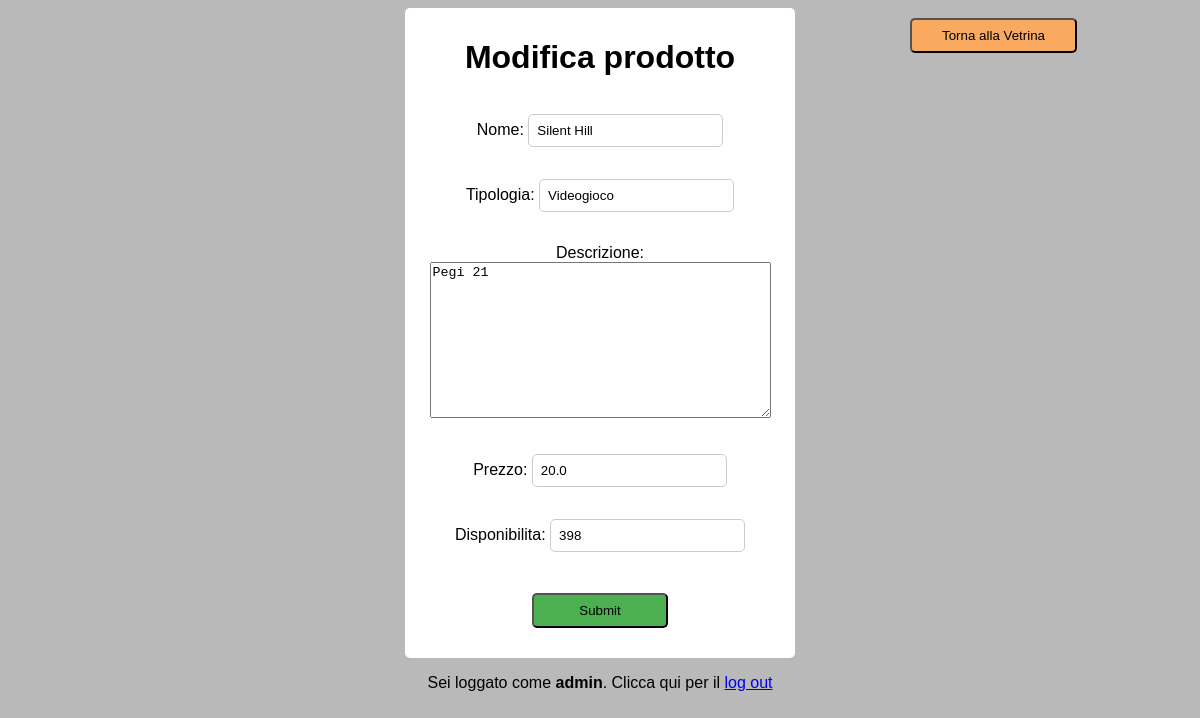
The app's page /modifica_prodotto/1/ (signed in) with its own data.
### utente/models.py (models this page shows, shortened)
class Prodotto(models.Model):
    pezzi_venduti = models.PositiveIntegerField(default=0)
    disponibilita = models.PositiveIntegerField(default=100)
    nome = models.CharField(max_length=30, unique=True)
    codice_seriale = models.IntegerField(unique=True, default=0, primary_key=True)
    tipologia = models.CharField(max_length=30)
    descrizione = models.TextField(default="")
    prezzo = models.FloatField(default=0.0, validators=[MinValueValidator(0)])
    vetrina = models.ForeignKey(Vetrina, on_delete=models.PROTECT, null=True, default="Vetrina")
    resoconto_vendite = models.ForeignKey(ResocontoVendite, on_delete=models.PROTECT, null=True, default="Resoconto")
    class Meta:
        verbose_name_plural = "Prodotti"

class Utente(AbstractUser):
    email = models.EmailField(max_length=30, unique=True)
    class Meta:
        verbose_name_plural = "Utenti"

### vetrine/views.py (the view)
# urls.py: path('modifica_prodotto/<int:codice_seriale>/', vetrine.views.modifica_prodotto_view, name='modifica_prodotto'),
@login_required
@user_passes_test(lambda u: u.is_superuser)
def modifica_prodotto_view(request, codice_seriale):
    prodotto = get_object_or_404(Prodotto, codice_seriale=codice_seriale)
    if request.method == 'POST':
        form = ModificaProdottoForm(request.POST, instance=prodotto)
        if form.is_valid():
            form.save()
            return redirect('vetrina_amministratore')
    else:
        form = ModificaProdottoForm(initial={
            'nome': prodotto.nome,
            'tipologia': prodotto.tipologia,
            'descrizione': prodotto.descrizione,
            'prezzo': prodotto.prezzo,
            'disponibilita': prodotto.disponibilita,
        }, instance=prodotto)
    return render(request, 'prodotti/modificaProdotto.html', {'form_modifica_prodotto': form})

### vetrine/forms/forms_prodotti.py
class ModificaProdottoForm(forms.ModelForm):
    class Meta:
        model = Prodotto
        fields = ["nome", "tipologia", "descrizione", "prezzo", "disponibilita"]

### templates/prodotti/modificaProdotto.html (shortened to what this page needs)
{% extends 'base.html' %}
{% load static %}
{% block head %}
    <head>
        <link rel="stylesheet" href="{% static 'css/modificaProd.css' %}">
    </head>
{% endblock head %}
    {% block content %}
        <div>
            <button class="fakeButton fake1" onclick="window.location.href='{% url 'vetrina_amministratore' %}'">Torna alla Vetrina</button>
        </div>
        <div class="centerPage">
            <div class="containerModifica">
                <h1>Modifica prodotto</h1>
                <form class="form-modifica" method="post">
                    {{ form_modifica_prodotto.as_p }}
                    <button id="modify_button" type="submit" >Submit</button>
                </form>
            </div>
        </div>
    {% endblock content %}

### templates/base.html (shortened to what this page needs)
{% load static %}
<!DOCTYPE html>
<html lang="it">
    {% block head %}{% endblock head %}
    <body>
          {% block content %}{% endblock content %}
          {% if user.is_authenticated %}
                <p>Sei loggato come <b id="logged_user">{{ request.user }}</b>. Clicca qui per il <a id="logout_button" href="{% url 'logout' %}">log out</a></p>
          {% endif %}
    </body>
</html>

### utente/static/css/modificaProd.css (style rules this page uses)
body { background-color: #b9b9b9; font-family: Arial, sans-serif; text-align: center; }
.centerPage { display: flex; align-items: center; border-radius: 5px; flex-direction: column; justify-content: center; }
div.containerModifica { width: 370px; background-color: white; margin: auto; padding: 10px 10px 30px 10px; border-radius: 5px; flex-direction: column; }
.form-modifica { display: flex; justify-content: center; flex-direction: column; align-items: center; }
.form-modifica input[type="text"], .form-modifica input[type="password"], .form-modifica input[type="number"] { border-radius: 5px; border: 1px solid #ccc; padding: 8px; }
.form-modifica button { background-color: #4CAF50; color: black; border-radius: 5px; padding: 8px 45px; margin-top: 25px; }
.fakeButton { background-color: #F9AA60; color: black; margin-top: 10px; padding: 8px 30px; }
.fake1 { position: fixed; margin-left: 310px; border-radius: 5px; }

### records on screen
Prodotto: nome "Silent Hill", tipologia "Videogioco", descrizione "Pegi 21", prezzo "20.0", disponibilita "398"
Utente: user "admin"
